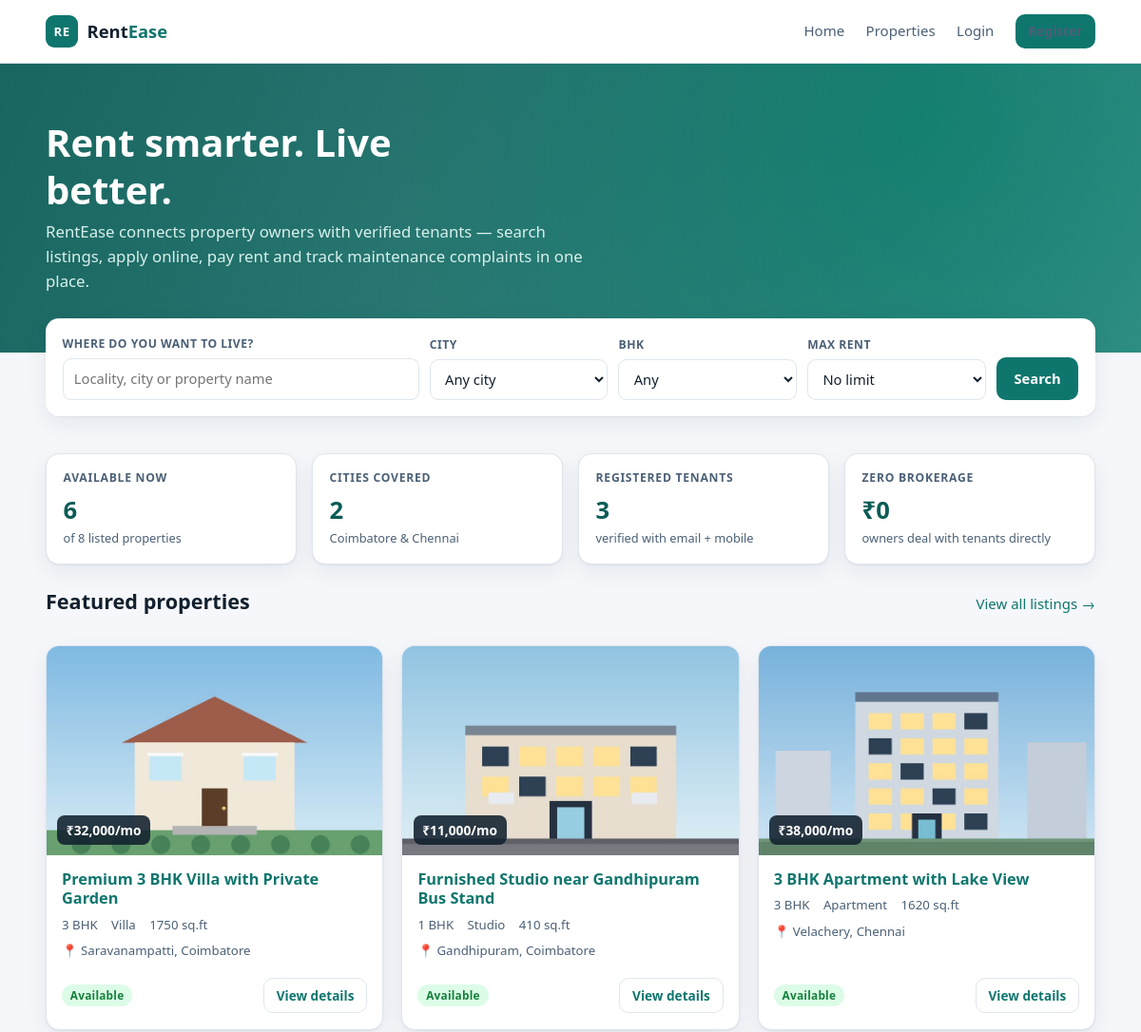
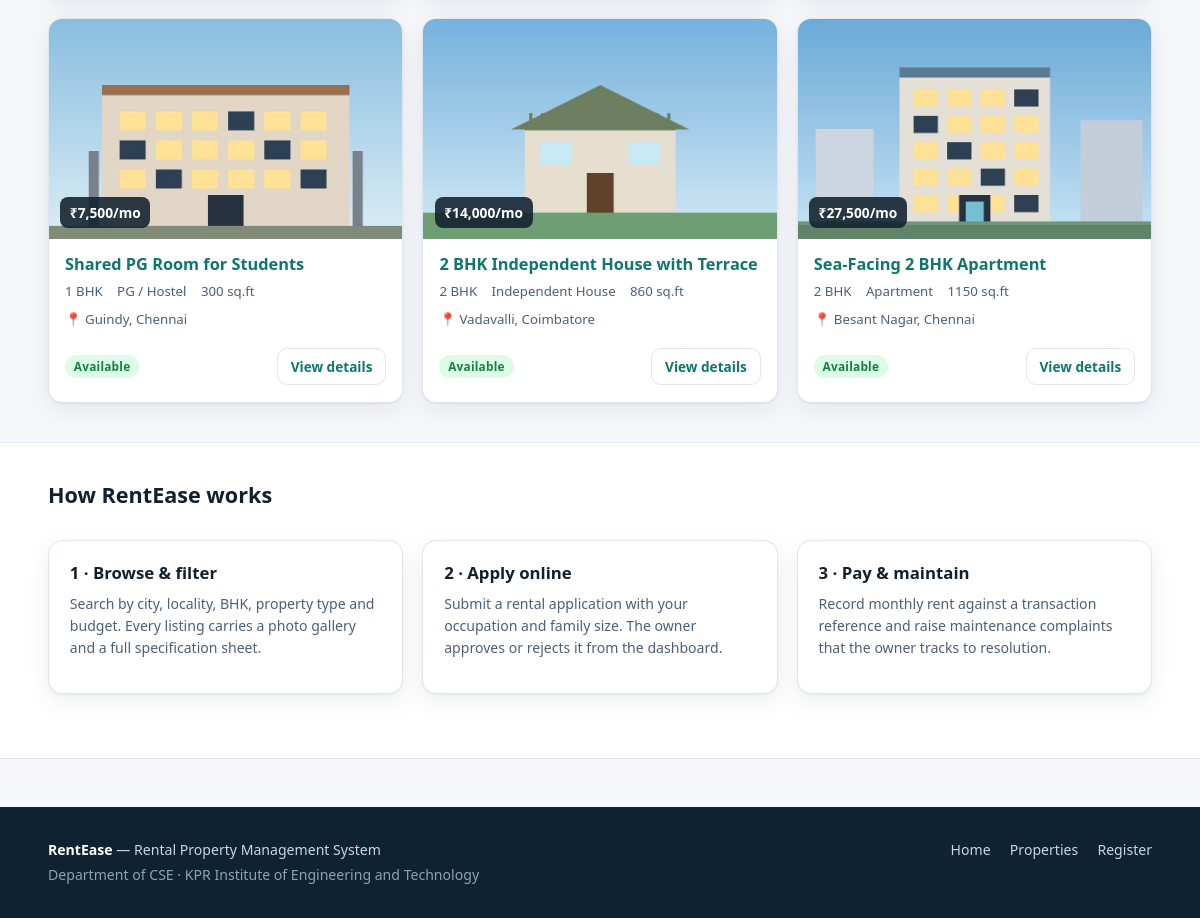
The page / on the database its author committed (2 pictures, top to bottom).
### tables this page shows
CREATE TABLE properties (
    property_id   INT AUTO_INCREMENT PRIMARY KEY,
    owner_id      INT NOT NULL,
    title         VARCHAR(120) NOT NULL,
    description   TEXT,
    property_type ENUM('Apartment','Independent House','Villa','PG / Hostel','Studio') NOT NULL,
    bhk           TINYINT NOT NULL,
    city          VARCHAR(60) NOT NULL,
    locality      VARCHAR(80) NOT NULL,
    address       VARCHAR(200) NOT NULL,
    rent_amount   DECIMAL(10,2) NOT NULL,
    deposit       DECIMAL(10,2) NOT NULL DEFAULT 0,
    area_sqft     INT NOT NULL,
    furnishing    ENUM('Unfurnished','Semi-Furnished','Fully-Furnished') NOT NULL,
    available_from DATE NOT NULL,
    status        ENUM('available','occupied','inactive') NOT NULL DEFAULT 'available',
    cover_image   VARCHAR(200),
    created_at    TIMESTAMP DEFAULT CURRENT_TIMESTAMP,
    CONSTRAINT fk_prop_owner FOREIGN KEY (owner_id)
        REFERENCES users(user_id) ON DELETE CASCADE,
    INDEX idx_city     (city),
    INDEX idx_rent     (rent_amount),
    INDEX idx_bhk      (bhk),
    INDEX idx_status   (status)
);

### includes/functions.php (called while the page is built, shortened)
<?php
require_once __DIR__ . '/../config/db.php';
function is_logged_in(): bool
{
    return isset($_SESSION['user']);
}
function e(?string $value): string
{
    return htmlspecialchars((string) $value, ENT_QUOTES, 'UTF-8');
}
function money(float|string $amount): string
{
    return '₹' . number_format((float) $amount, 0, '.', ',');
}
function status_class(string $status): string
{
    return match ($status) {
        'available', 'approved', 'resolved' => 'chip chip-green',
        'occupied', 'in-progress'           => 'chip chip-blue',
        'pending', 'open'                   => 'chip chip-amber',
        'rejected', 'inactive'              => 'chip chip-red',
        default                             => 'chip',
    };
}

### config/db.php (called while the page is built, shortened)
<?php
function db(): PDO
{
    static $pdo = null;
    if ($pdo instanceof PDO) {
        return $pdo;
    }
    if (USE_MYSQL) {
        try {
            $dsn = sprintf('mysql:host=%s;port=%d;dbname=%s;charset=utf8mb4',
                DB_HOST, DB_PORT, DB_NAME);
            $pdo = new PDO($dsn, DB_USER, DB_PASS, [
                PDO::ATTR_ERRMODE            => PDO::ERRMODE_EXCEPTION,
                PDO::ATTR_DEFAULT_FETCH_MODE => PDO::FETCH_ASSOC,
                PDO::ATTR_EMULATE_PREPARES   => false,
            ]);
            return $pdo;
        } catch (PDOException $e) {
        }
    }
    $pdo = sqlite_connect();
    return $pdo;
}

### index.php (the view, shortened to what this page needs)
<?php
require_once __DIR__ . '/includes/functions.php';
$featured = db()->query(
    'SELECT p.*, u.full_name AS owner_name
       FROM properties p
       JOIN users u ON u.user_id = p.owner_id
      WHERE p.status = "available"
      ORDER BY p.created_at DESC
      LIMIT 6'
)->fetchAll();
$counts = db()->query(
    'SELECT
        (SELECT COUNT(*) FROM properties WHERE status="available") AS available,
        (SELECT COUNT(*) FROM properties)                          AS total,
        (SELECT COUNT(DISTINCT city) FROM properties)              AS cities,
        (SELECT COUNT(*) FROM users WHERE role="tenant")           AS tenants'
)->fetch();
require __DIR__ . '/includes/header.php';
?>
<section class="hero">
  <div class="wrap">
    <h1>Rent smarter. Live better.</h1>
    <p class="lead">
      RentEase connects property owners with verified tenants — search listings,
      apply online, pay rent and track maintenance complaints in one place.
    </p>
  </div>
</section>
<div class="wrap">
  <form class="search-card" action="properties.php" method="get">
    <div class="search-grid">
      <div class="field">
        <label for="q">Where do you want to live?</label>
        <input type="search" id="q" name="q" placeholder="Locality, city or property name">
      </div>
      <div class="field">
        <label for="city">City</label>
        <select id="city" name="city">
          <option value="">Any city</option>
        </select>
      </div>
      <div class="field">
        <label for="bhk">BHK</label>
        <select id="bhk" name="bhk">
          <option value="">Any</option>
        </select>
      </div>
      <div class="field">
        <label for="max_rent">Max rent</label>
        <select id="max_rent" name="max_rent">
          <option value="">No limit</option>
        </select>
      </div>
      <div class="field">
        <button class="btn" type="submit">Search</button>
      </div>
    </div>
  </form>
</div>
<section class="section">
  <div class="wrap">
    <div class="stats">
      <div class="stat">
        <div class="label">Available now</div>
        <div class="value"><?= (int) $counts['available'] ?></div>
        <div class="sub">of <?= (int) $counts['total'] ?> listed properties</div>
      </div>
      <div class="stat">
        <div class="label">Cities covered</div>
        <div class="value"><?= (int) $counts['cities'] ?></div>
        <div class="sub">Coimbatore &amp; Chennai</div>
      </div>
      <div class="stat">
        <div class="label">Registered tenants</div>
        <div class="value"><?= (int) $counts['tenants'] ?></div>
        <div class="sub">verified with email + mobile</div>
      </div>
      <div class="stat">
        <div class="label">Zero brokerage</div>
        <div class="value">₹0</div>
        <div class="sub">owners deal with tenants directly</div>
      </div>
    </div>
    <div class="section-head">
      <h2>Featured properties</h2>
      <a href="properties.php">View all listings →</a>
    </div>
    <div class="cards">
      <?php foreach ($featured as $p): ?>
        <article class="prop-card">
          <div class="prop-thumb">
            <img src="<?= e($p['cover_image']) ?>" alt="<?= e($p['title']) ?>">
            <span class="price-tag"><?= money($p['rent_amount']) ?>/mo</span>
          </div>
          <div class="prop-body">
            <h3><a href="property.php?id=<?= (int) $p['property_id'] ?>"><?= e($p['title']) ?></a></h3>
            <div class="prop-meta">
              <span><?= (int) $p['bhk'] ?> BHK</span>
              <span><?= e($p['property_type']) ?></span>
              <span><?= (int) $p['area_sqft'] ?> sq.ft</span>
            </div>
            <div class="prop-meta"><span>📍 <?= e($p['locality']) ?>, <?= e($p['city']) ?></span></div>
            <div class="prop-foot">
              <span class="<?= status_class($p['status']) ?>"><?= e($p['status']) ?></span>
              <a class="btn btn-ghost btn-sm"
                 href="property.php?id=<?= (int) $p['property_id'] ?>">View details</a>
            </div>
          </div>
        </article>
      <?php endforeach; ?>
    </div>
  </div>
</section>
<section class="section" style="background:#fff;border-top:1px solid var(--line);border-bottom:1px solid var(--line)">
  <div class="wrap">
    <div class="section-head"><h2>How RentEase works</h2></div>
    <div class="cards">
      <div class="panel">
        <h3>1 · Browse &amp; filter</h3>
        <p class="muted">Search by city, locality, BHK, property type and budget.
           Every listing carries a photo gallery and a full specification sheet.</p>
      </div>
      <div class="panel">
        <h3>2 · Apply online</h3>
        <p class="muted">Submit a rental application with your occupation and family size.
           The owner approves or rejects it from the dashboard.</p>
      </div>
      <div class="panel">
        <h3>3 · Pay &amp; maintain</h3>
        <p class="muted">Record monthly rent against a transaction reference and raise
           maintenance complaints that the owner tracks to resolution.</p>
      </div>
    </div>
  </div>
</section>
<?php require __DIR__ . '/includes/footer.php'; ?>

### includes/header.php (shortened to what this page needs)
<!DOCTYPE html>
<html lang="en">
<head>
<link rel="stylesheet" href="assets/css/style.css">
</head>
<body>
<header class="site-header">
  <div class="wrap header-inner">
    <a class="brand" href="index.php">
      <span class="brand-mark">RE</span>
      <span class="brand-text">Rent<em>Ease</em></span>
    </a>
    <nav class="site-nav">
      <a href="index.php">Home</a>
      <a href="properties.php">Properties</a>
      <?php if (is_logged_in()): ?>
        <span class="nav-user">
          <span class="avatar"><?= e(strtoupper(substr(current_user()['full_name'], 0, 1))) ?></span>
          <?= e(current_user()['full_name']) ?>
        </span>
        <a class="btn btn-ghost btn-sm" href="logout.php">Logout</a>
      <?php else: ?>
        <a href="login.php">Login</a>
        <a class="btn btn-primary btn-sm" href="register.php">Register</a>
      <?php endif; ?>
    </nav>
  </div>
</header>
<main>

### includes/footer.php (shortened to what this page needs)
</main>
<footer class="site-footer">
  <div class="wrap footer-inner">
    <div>
      <strong>RentEase</strong> — Rental Property Management System
      <p class="muted">Department of CSE · KPR Institute of Engineering and Technology</p>
    </div>
    <div class="footer-links">
      <a href="index.php">Home</a>
      <a href="properties.php">Properties</a>
      <a href="register.php">Register</a>
    </div>
  </div>
</footer>
</body>
</html>

### rows shown on the page
properties: cover_image (picture), rent_amount "₹32,000", title "Premium 3 BHK Villa with Private Garden", bhk "3", property_type "Villa", area_sqft "1750", locality "Saravanampatti", city "Coimbatore", status "Available"
properties: cover_image (picture), rent_amount "₹11,000", title "Furnished Studio near Gandhipuram Bus Stand", bhk "1", property_type "Studio", area_sqft "410", locality "Gandhipuram", city "Coimbatore", status "Available"
properties: cover_image (picture), rent_amount "₹38,000", title "3 BHK Apartment with Lake View", bhk "3", property_type "Apartment", area_sqft "1620", locality "Velachery", city "Chennai", status "Available"
properties: cover_image (picture), rent_amount "₹7,500", title "Shared PG Room for Students", bhk "1", property_type "PG / Hostel", area_sqft "300", locality "Guindy", city "Chennai", status "Available"
properties: cover_image (picture), rent_amount "₹14,000", title "2 BHK Independent House with Terrace", bhk "2", property_type "Independent House", area_sqft "860", locality "Vadavalli", city "Coimbatore", status "Available"
properties: cover_image (picture), rent_amount "₹27,500", title "Sea-Facing 2 BHK Apartment", bhk "2", property_type "Apartment", area_sqft "1150", locality "Besant Nagar", city "Chennai", status "Available"

### other values the page prints
$counts['available'] "6"
$counts['total'] "8"
$counts['cities'] "2"
$counts['tenants'] "3"
